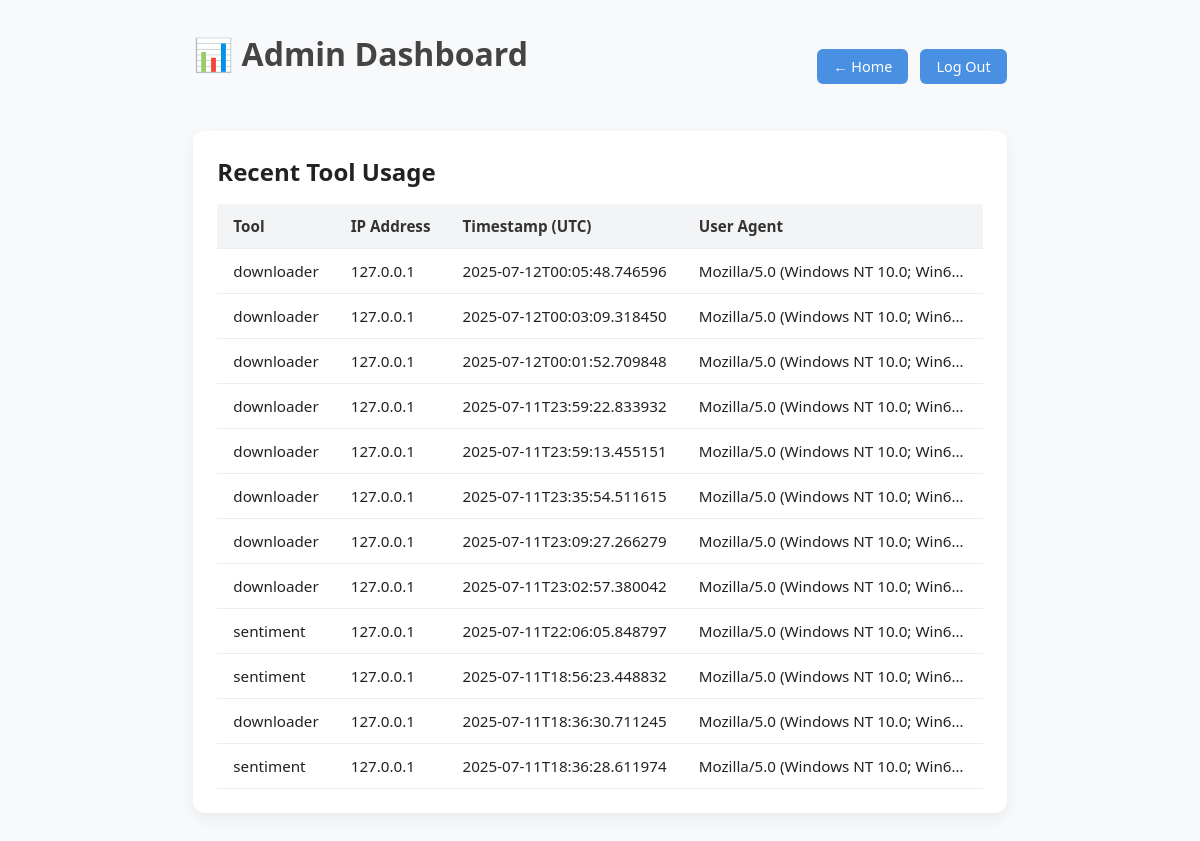
The app's page /admin (signed in), older data.
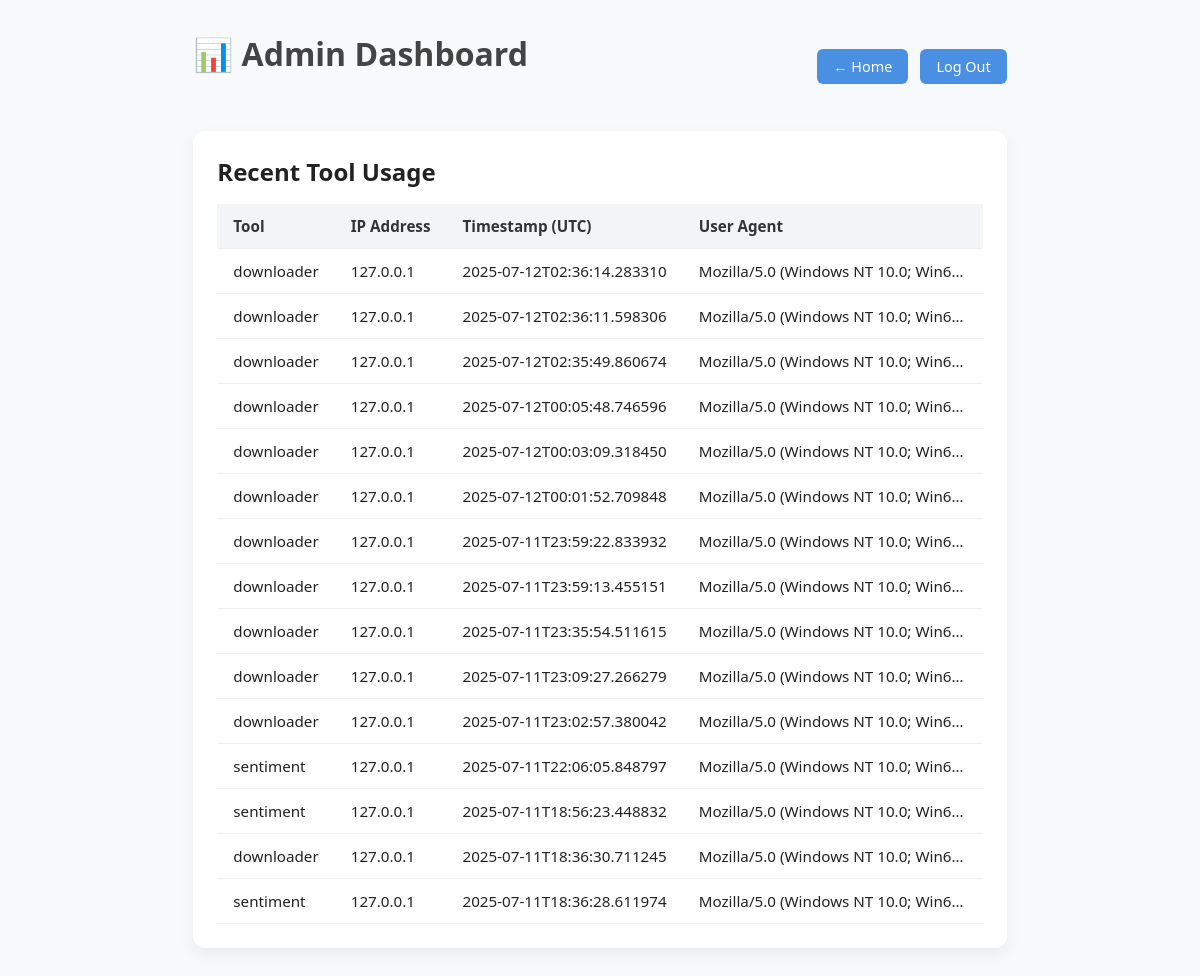
The same page, newer data.
### tables this page shows
CREATE TABLE logs (
            id INTEGER PRIMARY KEY AUTOINCREMENT,
            tool TEXT,
            ip TEXT,
            timestamp TEXT,
            user_agent TEXT
        );

### app.py (the view)
@app.get("/admin", response_class=HTMLResponse)
def admin_dashboard(request: Request):
    if not get_admin_user(request):
        return RedirectResponse("/login")
    conn = sqlite3.connect("database/logs.db")
    c = conn.cursor()
    c.execute(
        "SELECT tool, ip, timestamp, user_agent FROM logs ORDER BY id DESC LIMIT 100")
    logs = c.fetchall()
    conn.close()
    return templates.TemplateResponse("admin.html", {"request": request, "logs": logs})

### templates/admin.html (shortened to what this page needs)
<!DOCTYPE html>
<html lang="en">
<head>
    <link rel="stylesheet" href="/static/style.css" />
</head>
<body>
    <div class="container">
        <div class="admin-header-fixed">
            <h1 class="title">📊 Admin Dashboard</h1>
            <div class="admin-buttons-fixed">
                <a href="/" class="back-link">← Home</a>
                <a href="/logout" class="logout-button">Log Out</a>
            </div>
        </div>
        <section class="log-table-section">
            <h2>Recent Tool Usage</h2>
            <table class="log-table">
                <thead>
                    <tr>
                        <th>Tool</th>
                        <th>IP Address</th>
                        <th>Timestamp (UTC)</th>
                        <th>User Agent</th>
                    </tr>
                </thead>
                <tbody>
                    {% for log in logs %}
                    <tr>
                        <td>{{ log[0] }}</td>
                        <td>{{ log[1] }}</td>
                        <td>{{ log[2] }}</td>
                        <td class="ua-cell" title="{{ log[3] }}">{{ log[3] }}</td>
                    </tr>
                    {% endfor %}
                </tbody>
            </table>
        </section>
    </div>
</body>
</html>

Row changes from the older to the newer data that the page shows:
added logs: tool "downloader", ip "127.0.0.1", timestamp "2025-07-12T02:36:14.283310", user_agent "Mozilla/5.0 (Windows NT 10.0; Win6…"
added logs: tool "downloader", ip "127.0.0.1", timestamp "2025-07-12T02:36:11.598306", user_agent "Mozilla/5.0 (Windows NT 10.0; Win6…"
added logs: tool "downloader", ip "127.0.0.1", timestamp "2025-07-12T02:35:49.860674", user_agent "Mozilla/5.0 (Windows NT 10.0; Win6…"
